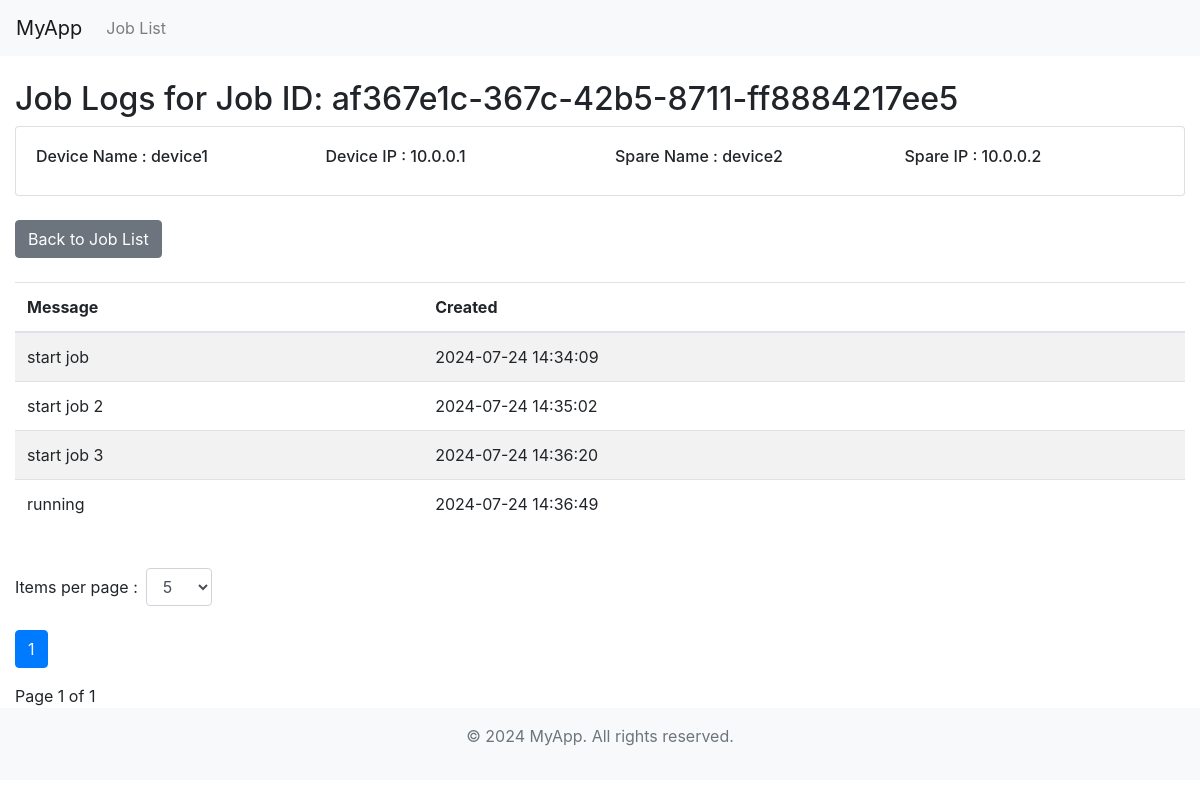
/jobs/af367e1c-367c-42b5-8711-ff8884217ee5/joblogs/, run on an earlier commit of the app's database.
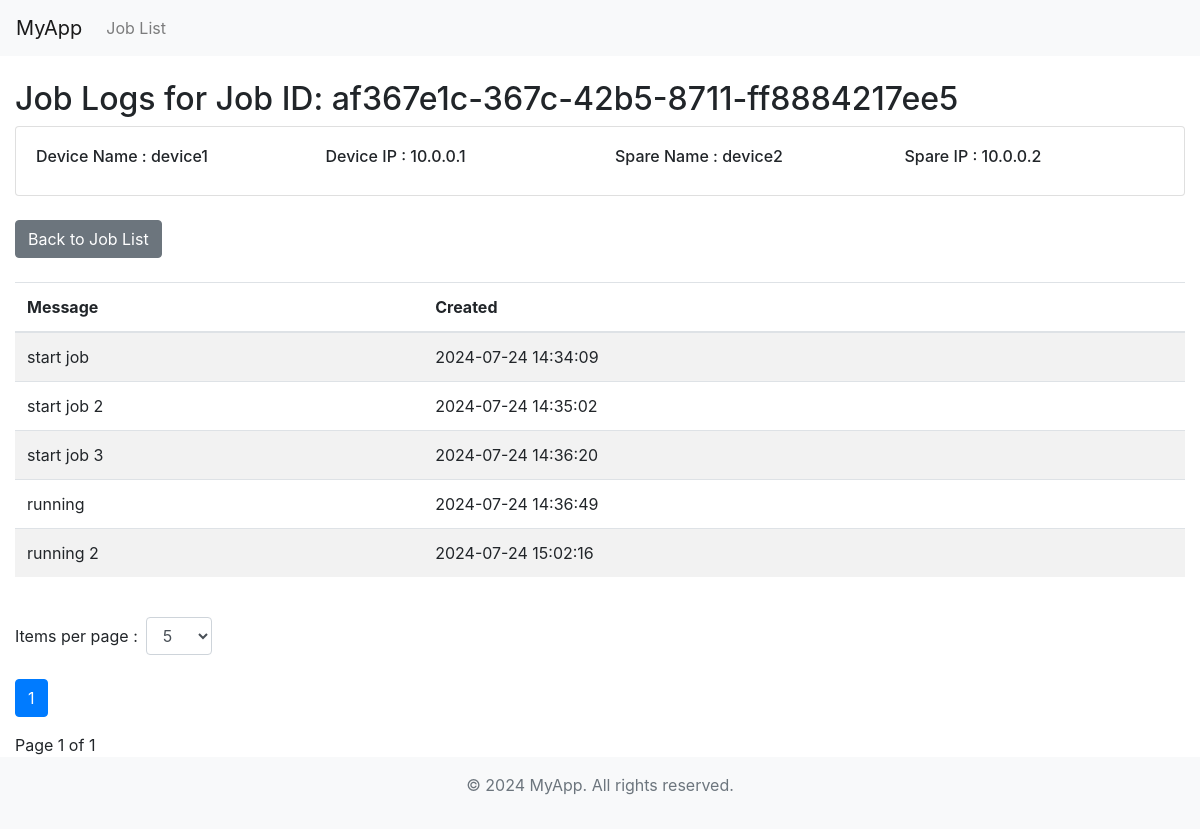
And on a later commit of the database.
### jobapp/models.py (models this page shows)
class JobLog(models.Model):
    job = models.ForeignKey(Job, on_delete=models.CASCADE)
    message = models.TextField()
    created = models.DateTimeField(auto_now_add=True)

### jobapp/views.py (the view)
# urls.py: path('<uuid:job_id>/joblogs/', views.JobLogListView.as_view(), name='joblog_list'),
class JobLogListView(ListView):
    model = JobLog
    template_name = 'jobapp/joblog_list.html'
    context_object_name = 'joblogs'
    paginate_by = 5  # Default value
    def get_queryset(self):
        job_id = self.kwargs.get('job_id')
        return JobLog.objects.filter(job_id=job_id).order_by('created')
    def get_context_data(self, **kwargs):
        context = super().get_context_data(**kwargs)
        job_id = self.kwargs.get('job_id')
        job = get_object_or_404(Job, job_id=job_id)
        context['job'] = job
        context['paginate_by'] = self.get_paginate_by(self.get_queryset())
        return context
    def get_paginate_by(self, queryset):
        paginate_by = self.request.GET.get('paginate_by', self.paginate_by)
        try:
            return int(paginate_by)
        except (TypeError, ValueError):
            return self.paginate_by

### jobapp/templates/jobapp/joblog_list.html (shortened to what this page needs)
{% extends 'base.html' %}
{% block content %}
    <h2>Job Logs for Job ID: {{ job.job_id }}</h2>
    <div class="card">
        <div class="card-body">
            <div class="row">
                <div class="col-md-3">
                    <h6>Device Name : {{ job.device_name }}</h6>
                </div>
                <div class="col-md-3">
                    <h6>Device IP :  {{ job.device_ip }}</h6>
                </div>
                <div class="col-md-3">
                    <h6>Spare Name : {{ job.spare_name }}</h6>
                </div>
                <div class="col-md-3">
                    <h6>Spare IP : {{ job.spare_ip }}</h6>
                </div>
            </div>
        </div>
    </div>
    <div class="mt-4">
        <a class="btn btn-secondary" href="{% url 'jobs:job_list' %}">Back to Job List</a>
    </div>
    <div class="mt-4 table-responsive">
        <table class="table table-striped">
            <thead>
                <tr>
                    <th>Message</th>
                    <th>Created</th>
                </tr>
            </thead>
            <tbody>
                {% for log in joblogs %}
                <tr>
                    <td>{{ log.message }}</td>
                    <td>{{ log.created|date:"Y-m-d H:i:s" }}</td>
                </tr>
                {% empty %}
                <tr>
                    <td colspan="2">No logs found for this job.</td>
                </tr>
                {% endfor %}
            </tbody>
        </table>
    </div>
    <div class="mt-4">
        <form method="get" action="" class="form-inline">
            <label class="mr-2"  for="paginate_by">Items per page : </label>
            <select name="paginate_by" id="paginate_by" class="form-control mr-2" onchange="this.form.submit()">
                <option value="5" {% if paginate_by == 5 %}selected{% endif %}>5</option>
            </select>
        </form>
        <br>
        <ul class="pagination">
            {% for num in page_obj.paginator.page_range %}
                {% if num == page_obj.number %}
                    <li class="page-item active" aria-current="page">
                        <span class="page-link">{{ num }}</span>
                    </li>
                {% else %}
                    <li class="page-item">
                        <a class="page-link" href="?page={{ num }}&paginate_by={{ paginate_by }}">{{ num }}</a>
                    </li>
                {% endif %}
            {% endfor %}
        </ul>
        <span>Page {{ page_obj.number }} of {{ page_obj.paginator.num_pages }}</span>
    </div>
{% endblock %}

What changed in the data, as far as the page shows it:
added JobLog: message "running 2", created "2024-07-24 15:02:16"
